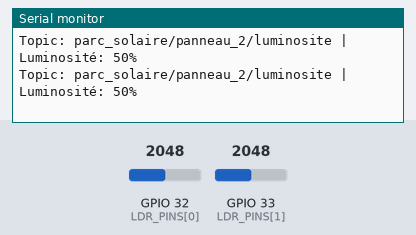
Simulated run of this sketch. Board: ESP32. Parts: the last lines printed to the serial monitor. Inputs (shaded band) come from the test bench; at power-on: GPIO 32 (LDR_PINS[0]) = 2048, GPIO 33 (LDR_PINS[1]) = 2048. WiFi joins after 1.5 s; servers stay silent unless stated; random numbers use the default seed unless the sketch sets one; no MQTT or app messages arrive unless stated.

Above: at 2.7 s.
2.8 s: GPIO 32 (LDR_PINS[0]) set to 444
5.8 s: GPIO 32 (LDR_PINS[0]) set to 377
At 6.7 s:
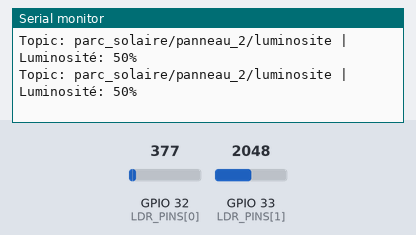
8.8 s: GPIO 33 (LDR_PINS[1]) set to 426
At 9.6 s:
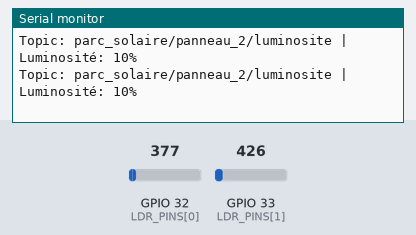
10.3 s: GPIO 33 (LDR_PINS[1]) set to 381
At 10.8 s:
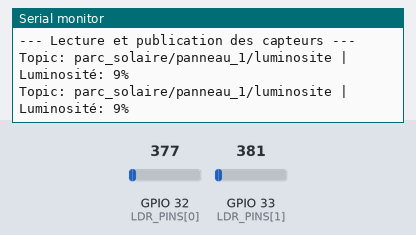
Timing chart, 0 to 13.3 s (numbered marks = the images above; inputs shaded):
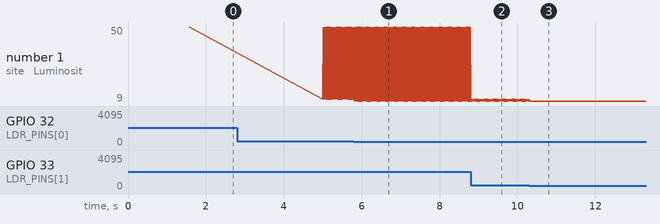

Measured:
- after the input at 5.8 s, the serial monitor: prints a new line at once (image 1)
- after the input at 8.8 s, the serial monitor: prints a new line at once (image 2)
- after the input at 10.3 s, the serial monitor: prints a new line at once (image 3)
- plotted number 1: 50 → 10 after the input at 8.8 s

The sketch:

arduino-code.ino
```cpp
#include <WiFi.h>
#include <PubSubClient.h>

const char* WIFI_SSID     = "realme7";
const char* WIFI_PASSWORD = "12345678";

const char* MQTT_SERVER   = "192.168.0.228";
const int   MQTT_PORT     = 1883;

const int NUM_SENSORS = 2;
const int LDR_PINS[NUM_SENSORS] = {32, 33};

# define PUBLISH_INTERVAL 5000

WiFiClient espClient;
PubSubClient mqttClient(espClient);

void setupWiFi() {
  delay(10);
  Serial.println();
  Serial.print("Connexion au réseau Wi-Fi : ");
  Serial.println(WIFI_SSID);

  WiFi.mode(WIFI_STA);
  WiFi.begin(WIFI_SSID, WIFI_PASSWORD);

  while (WiFi.status() != WL_CONNECTED) {
    delay(500);
    Serial.print(".");
  }

  Serial.println("\nWi-Fi connecté !");
  Serial.print("Adresse IP de l'ESP32 : ");
  Serial.println(WiFi.localIP());
}

void reconnectMQTT() {
  while (!mqttClient.connected()) {
    Serial.print("Tentative de connexion au Broker MQTT...");

    String clientId = "ESP32_SolarParc_Client-";
    clientId += String(random(0xffff), HEX);

    if (mqttClient.connect(clientId.c_str())) {
      Serial.println(" Connecté !");
    } else {
      Serial.print(" Échec, rc=");
      Serial.print(mqttClient.state());
      Serial.println(" nouvelle tentative dans 5 secondes...");
      delay(5000);
    }
  }
}

void setup() {
  Serial.begin(115200);

  for (int i = 0; i < NUM_SENSORS; i++) {
    pinMode(LDR_PINS[i], INPUT);
  }

  setupWiFi();
  mqttClient.setServer(MQTT_SERVER, MQTT_PORT);
}

void loop() {
  if (!mqttClient.connected()) {
    reconnectMQTT();
  }
  mqttClient.loop();

  unsigned long now = millis();
  unsigned long lastPublishTime;
  if (now - lastPublishTime >= PUBLISH_INTERVAL) {
    lastPublishTime = now;

    Serial.println("--- Lecture et publication des capteurs ---");

    for (int i = 0; i < NUM_SENSORS; i++) {
      int rawValue = analogRead(LDR_PINS[i]);

      int luminosity = map(rawValue, 0, 4095, 0, 100);

      char topic[60];
      snprintf(topic, sizeof(topic), "parc_solaire/panneau_%d/luminosite", i + 1);

      char payload[10];
      snprintf(payload, sizeof(payload), "%d", luminosity);
      Serial.printf("Topic: %s | Luminosité: %d%%\n", topic, luminosity);
      bool published = mqttClient.publish(topic, payload);

      if (published) {
        Serial.printf("Topic: %s | Luminosité: %d%%\n", topic, luminosity);
      } else {
        Serial.printf("Échec d'envoi pour le topic %s\n", topic);
      }
    }
  }
}
```
